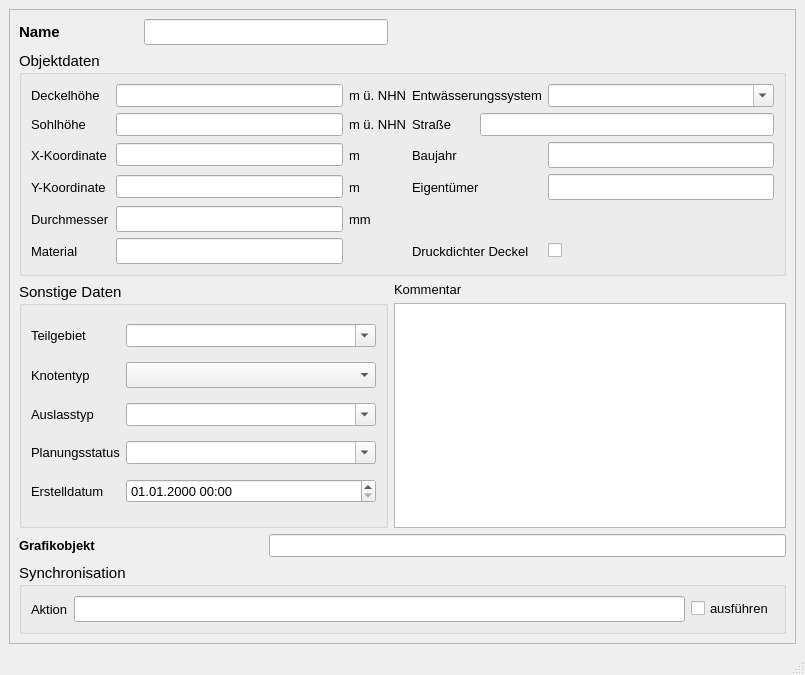
<?xml version="1.0" encoding="UTF-8"?>
<ui version="4.0">
 <class>MainWindow</class>
 <widget class="QMainWindow" name="MainWindow">
  <property name="enabled">
   <bool>true</bool>
  </property>
  <property name="geometry">
   <rect>
    <x>0</x>
    <y>0</y>
    <width>805</width>
    <height>675</height>
   </rect>
  </property>
  <property name="minimumSize">
   <size>
    <width>670</width>
    <height>610</height>
   </size>
  </property>
  <property name="font">
   <font>
    <family>Tahoma</family>
    <pointsize>10</pointsize>
   </font>
  </property>
  <property name="windowTitle">
   <string>Auslass</string>
  </property>
  <widget class="QWidget" name="centralwidget">
   <layout class="QGridLayout" name="gridLayout">
    <item row="0" column="0">
     <widget class="QScrollArea" name="scrollArea">
      <property name="widgetResizable">
       <bool>true</bool>
      </property>
      <widget class="QWidget" name="scrollAreaWidgetContents">
       <property name="geometry">
        <rect>
         <x>0</x>
         <y>0</y>
         <width>781</width>
         <height>608</height>
        </rect>
       </property>
       <layout class="QGridLayout" name="gridLayout_2">
        <item row="0" column="0">
         <widget class="QLabel" name="label">
          <property name="font">
           <font>
            <family>Tahoma</family>
            <pointsize>11</pointsize>
            <weight>75</weight>
            <bold>true</bold>
           </font>
          </property>
          <property name="text">
           <string>Name</string>
          </property>
         </widget>
        </item>
        <item row="0" column="1" colspan="2">
         <widget class="QLineEdit" name="schnam">
          <property name="font">
           <font>
            <family>Tahoma</family>
            <pointsize>11</pointsize>
           </font>
          </property>
          <property name="toolTip">
           <string>&lt;html&gt;&lt;head/&gt;&lt;body&gt;&lt;p&gt;Eindeutige Bezeichnung&lt;/p&gt;&lt;/body&gt;&lt;/html&gt;</string>
          </property>
          <property name="statusTip">
           <string>Eindeutige Bezeichnung</string>
          </property>
         </widget>
        </item>
        <item row="1" column="0" colspan="4">
         <widget class="QGroupBox" name="groupBox_2">
          <property name="font">
           <font>
            <family>Tahoma</family>
            <pointsize>11</pointsize>
           </font>
          </property>
          <property name="title">
           <string>Objektdaten</string>
          </property>
          <layout class="QGridLayout" name="gridLayout_3">
           <item row="0" column="0">
            <widget class="QLabel" name="label_17">
             <property name="font">
              <font>
               <family>Tahoma</family>
               <pointsize>10</pointsize>
              </font>
             </property>
             <property name="text">
              <string>Deckelhöhe</string>
             </property>
            </widget>
           </item>
           <item row="0" column="1">
            <widget class="QLineEdit" name="deckelhoehe">
             <property name="font">
              <font>
               <family>Tahoma</family>
               <pointsize>10</pointsize>
              </font>
             </property>
             <property name="toolTip">
              <string>&lt;html&gt;&lt;head/&gt;&lt;body&gt;&lt;p&gt;i.d.R. Geländehöhe&lt;/p&gt;&lt;/body&gt;&lt;/html&gt;</string>
             </property>
             <property name="statusTip">
              <string>i.d.R. Geländehöhe</string>
             </property>
            </widget>
           </item>
           <item row="0" column="2">
            <widget class="QLabel" name="label_21">
             <property name="font">
              <font>
               <family>Tahoma</family>
               <pointsize>10</pointsize>
              </font>
             </property>
             <property name="text">
              <string>m ü. NHN</string>
             </property>
            </widget>
           </item>
           <item row="0" column="3" colspan="2">
            <widget class="QLabel" name="label_44">
             <property name="font">
              <font>
               <family>Tahoma</family>
               <pointsize>10</pointsize>
              </font>
             </property>
             <property name="text">
              <string>Entwässerungssystem</string>
             </property>
            </widget>
           </item>
           <item row="0" column="5">
            <widget class="QComboBox" name="entwart">
             <property name="font">
              <font>
               <family>Tahoma</family>
               <pointsize>10</pointsize>
              </font>
             </property>
             <property name="toolTip">
              <string>&lt;html&gt;&lt;head/&gt;&lt;body&gt;&lt;p&gt;vorh. Entwässerungssystem (z.B. Mischwasser, Regenwasser etc.)&lt;/p&gt;&lt;/body&gt;&lt;/html&gt;</string>
             </property>
             <property name="statusTip">
              <string>vorh. Entwässerungssystem (z.B. Mischwasser, Regenwasser etc.)</string>
             </property>
             <property name="editable">
              <bool>true</bool>
             </property>
            </widget>
           </item>
           <item row="1" column="0">
            <widget class="QLabel" name="label_4">
             <property name="font">
              <font>
               <family>Tahoma</family>
               <pointsize>10</pointsize>
              </font>
             </property>
             <property name="text">
              <string>Sohlhöhe</string>
             </property>
            </widget>
           </item>
           <item row="1" column="1">
            <widget class="QLineEdit" name="sohlhoehe">
             <property name="font">
              <font>
               <family>Tahoma</family>
               <pointsize>10</pointsize>
              </font>
             </property>
             <property name="toolTip">
              <string/>
             </property>
             <property name="statusTip">
              <string/>
             </property>
            </widget>
           </item>
           <item row="1" column="2">
            <widget class="QLabel" name="label_20">
             <property name="font">
              <font>
               <family>Tahoma</family>
               <pointsize>10</pointsize>
              </font>
             </property>
             <property name="text">
              <string>m ü. NHN</string>
             </property>
            </widget>
           </item>
           <item row="1" column="3">
            <widget class="QLabel" name="label_2">
             <property name="font">
              <font>
               <family>Tahoma</family>
               <pointsize>10</pointsize>
              </font>
             </property>
             <property name="text">
              <string>Straße</string>
             </property>
            </widget>
           </item>
           <item row="1" column="4" colspan="2">
            <widget class="QLineEdit" name="strasse">
             <property name="font">
              <font>
               <family>Tahoma</family>
               <pointsize>10</pointsize>
              </font>
             </property>
             <property name="toolTip">
              <string/>
             </property>
             <property name="statusTip">
              <string/>
             </property>
            </widget>
           </item>
           <item row="2" column="0">
            <widget class="QLabel" name="label_22">
             <property name="font">
              <font>
               <family>Tahoma</family>
               <pointsize>10</pointsize>
              </font>
             </property>
             <property name="text">
              <string>X-Koordinate</string>
             </property>
            </widget>
           </item>
           <item row="2" column="1">
            <widget class="QLineEdit" name="x">
             <property name="font">
              <font>
               <family>Tahoma</family>
               <pointsize>10</pointsize>
              </font>
             </property>
             <property name="toolTip">
              <string>&lt;html&gt;&lt;head/&gt;&lt;body&gt;&lt;p&gt;Lage-Koordinate (im Projektionssystem des Layers)&lt;/p&gt;&lt;/body&gt;&lt;/html&gt;</string>
             </property>
             <property name="statusTip">
              <string>Lage-Koordinate (im Projektionssystem des Layers)</string>
             </property>
             <property name="readOnly">
              <bool>true</bool>
             </property>
            </widget>
           </item>
           <item row="2" column="2">
            <widget class="QLabel" name="label_13">
             <property name="font">
              <font>
               <family>Tahoma</family>
               <pointsize>10</pointsize>
              </font>
             </property>
             <property name="text">
              <string>m</string>
             </property>
            </widget>
           </item>
           <item row="2" column="3">
            <widget class="QLabel" name="label_6">
             <property name="font">
              <font>
               <family>Tahoma</family>
               <pointsize>10</pointsize>
              </font>
             </property>
             <property name="text">
              <string>Baujahr</string>
             </property>
            </widget>
           </item>
           <item row="2" column="5">
            <widget class="QLineEdit" name="baujahr">
             <property name="toolTip">
              <string/>
             </property>
             <property name="statusTip">
              <string/>
             </property>
            </widget>
           </item>
           <item row="3" column="0">
            <widget class="QLabel" name="label_19">
             <property name="font">
              <font>
               <family>Tahoma</family>
               <pointsize>10</pointsize>
              </font>
             </property>
             <property name="text">
              <string>Y-Koordinate</string>
             </property>
            </widget>
           </item>
           <item row="3" column="1">
            <widget class="QLineEdit" name="y">
             <property name="font">
              <font>
               <family>Tahoma</family>
               <pointsize>10</pointsize>
              </font>
             </property>
             <property name="toolTip">
              <string>&lt;html&gt;&lt;head/&gt;&lt;body&gt;&lt;p&gt;Lage-Koordinate (für Deutschland z.B ETRS89 / UTM Zone 32N) &lt;/p&gt;&lt;/body&gt;&lt;/html&gt;</string>
             </property>
             <property name="statusTip">
              <string>Lage-Koordinate (für Deutschland z.B ETRS89 / UTM Zone 32N)</string>
             </property>
             <property name="readOnly">
              <bool>true</bool>
             </property>
            </widget>
           </item>
           <item row="3" column="2">
            <widget class="QLabel" name="label_18">
             <property name="font">
              <font>
               <family>Tahoma</family>
               <pointsize>10</pointsize>
              </font>
             </property>
             <property name="text">
              <string>m</string>
             </property>
            </widget>
           </item>
           <item row="3" column="3" colspan="2">
            <widget class="QLabel" name="label_7">
             <property name="font">
              <font>
               <family>Tahoma</family>
               <pointsize>10</pointsize>
              </font>
             </property>
             <property name="text">
              <string>Eigentümer</string>
             </property>
            </widget>
           </item>
           <item row="3" column="5">
            <widget class="QLineEdit" name="eigentum">
             <property name="toolTip">
              <string/>
             </property>
             <property name="statusTip">
              <string/>
             </property>
            </widget>
           </item>
           <item row="4" column="0">
            <widget class="QLabel" name="label_23">
             <property name="font">
              <font>
               <family>Tahoma</family>
               <pointsize>10</pointsize>
              </font>
             </property>
             <property name="text">
              <string>Durchmesser</string>
             </property>
            </widget>
           </item>
           <item row="4" column="1">
            <widget class="QLineEdit" name="durchm">
             <property name="toolTip">
              <string/>
             </property>
             <property name="statusTip">
              <string/>
             </property>
            </widget>
           </item>
           <item row="4" column="2">
            <widget class="QLabel" name="label_25">
             <property name="font">
              <font>
               <family>Tahoma</family>
               <pointsize>10</pointsize>
              </font>
             </property>
             <property name="text">
              <string>mm</string>
             </property>
            </widget>
           </item>
           <item row="5" column="0">
            <widget class="QLabel" name="label_24">
             <property name="font">
              <font>
               <family>Tahoma</family>
               <pointsize>10</pointsize>
              </font>
             </property>
             <property name="text">
              <string>Material</string>
             </property>
            </widget>
           </item>
           <item row="5" column="1">
            <widget class="QLineEdit" name="material">
             <property name="toolTip">
              <string>&lt;html&gt;&lt;head/&gt;&lt;body&gt;&lt;p&gt;Material des Schachtes (z.B. Beton, Gussstahl etc.)&lt;/p&gt;&lt;/body&gt;&lt;/html&gt;</string>
             </property>
             <property name="statusTip">
              <string>Material des Schachtes (z.B. Beton, Gussstahl etc.)</string>
             </property>
            </widget>
           </item>
           <item row="5" column="3" colspan="2">
            <widget class="QLabel" name="label_8">
             <property name="font">
              <font>
               <family>Tahoma</family>
               <pointsize>10</pointsize>
              </font>
             </property>
             <property name="text">
              <string>Druckdichter Deckel</string>
             </property>
            </widget>
           </item>
           <item row="5" column="5">
            <widget class="QCheckBox" name="druckdicht">
             <property name="toolTip">
              <string/>
             </property>
             <property name="statusTip">
              <string/>
             </property>
             <property name="text">
              <string/>
             </property>
            </widget>
           </item>
          </layout>
         </widget>
        </item>
        <item row="2" column="0" rowspan="2" colspan="3">
         <widget class="QGroupBox" name="groupBox_3">
          <property name="font">
           <font>
            <family>Tahoma</family>
            <pointsize>11</pointsize>
           </font>
          </property>
          <property name="title">
           <string>Sonstige Daten</string>
          </property>
          <layout class="QGridLayout" name="gridLayout_4">
           <item row="0" column="0">
            <widget class="QLabel" name="label_15">
             <property name="font">
              <font>
               <family>Tahoma</family>
               <pointsize>10</pointsize>
              </font>
             </property>
             <property name="text">
              <string>Teilgebiet</string>
             </property>
             <property name="buddy">
              <cstring>simstatus</cstring>
             </property>
            </widget>
           </item>
           <item row="0" column="1">
            <widget class="QComboBox" name="teilgebiet">
             <property name="font">
              <font>
               <family>Tahoma</family>
               <pointsize>10</pointsize>
              </font>
             </property>
             <property name="toolTip">
              <string>&lt;html&gt;&lt;head/&gt;&lt;body&gt;&lt;p&gt;Zuordnung zu definiertem Teilgebiet&lt;/p&gt;&lt;/body&gt;&lt;/html&gt;</string>
             </property>
             <property name="statusTip">
              <string>Zuordnung zu definiertem Teilgebiet</string>
             </property>
             <property name="editable">
              <bool>true</bool>
             </property>
            </widget>
           </item>
           <item row="1" column="0">
            <widget class="QLabel" name="label_26">
             <property name="font">
              <font>
               <family>Tahoma</family>
               <pointsize>10</pointsize>
              </font>
             </property>
             <property name="text">
              <string>Knotentyp</string>
             </property>
             <property name="buddy">
              <cstring>simstatus</cstring>
             </property>
            </widget>
           </item>
           <item row="1" column="1">
            <widget class="QComboBox" name="knotentyp">
             <property name="toolTip">
              <string>&lt;html&gt;&lt;head/&gt;&lt;body&gt;&lt;p&gt;Besondere Lage im Kanalnetz (z.B. Anfangsschacht)&lt;/p&gt;&lt;/body&gt;&lt;/html&gt;</string>
             </property>
             <property name="statusTip">
              <string>Besondere Lage im Kanalnetz (z.B. Anfangsschacht)</string>
             </property>
            </widget>
           </item>
           <item row="2" column="0">
            <widget class="QLabel" name="label_40">
             <property name="font">
              <font>
               <family>Tahoma</family>
               <pointsize>10</pointsize>
              </font>
             </property>
             <property name="text">
              <string>Auslasstyp</string>
             </property>
            </widget>
           </item>
           <item row="2" column="1">
            <widget class="QComboBox" name="auslasstyp">
             <property name="font">
              <font>
               <family>Tahoma</family>
               <pointsize>10</pointsize>
              </font>
             </property>
             <property name="toolTip">
              <string>&lt;html&gt;&lt;head/&gt;&lt;body&gt;&lt;p&gt;Auslasstyp (z.B. frei, normal, konstant, etc.)&lt;/p&gt;&lt;/body&gt;&lt;/html&gt;</string>
             </property>
             <property name="statusTip">
              <string>Auslasstyp (z.B. frei, normal, konstant, etc.)</string>
             </property>
             <property name="editable">
              <bool>true</bool>
             </property>
            </widget>
           </item>
           <item row="3" column="0">
            <widget class="QLabel" name="label_16">
             <property name="font">
              <font>
               <family>Tahoma</family>
               <pointsize>10</pointsize>
              </font>
             </property>
             <property name="text">
              <string>Planungsstatus</string>
             </property>
             <property name="buddy">
              <cstring>simstatus</cstring>
             </property>
            </widget>
           </item>
           <item row="3" column="1">
            <widget class="QComboBox" name="simstatus">
             <property name="enabled">
              <bool>true</bool>
             </property>
             <property name="font">
              <font>
               <family>Tahoma</family>
               <pointsize>10</pointsize>
              </font>
             </property>
             <property name="toolTip">
              <string>&lt;html&gt;&lt;head/&gt;&lt;body&gt;&lt;p&gt;aktueller Status (z.B. vorhanden, in Planung, etc.)&lt;/p&gt;&lt;/body&gt;&lt;/html&gt;</string>
             </property>
             <property name="statusTip">
              <string>aktueller Status (z.B. vorhanden, in Planung, etc.)</string>
             </property>
             <property name="editable">
              <bool>true</bool>
             </property>
            </widget>
           </item>
           <item row="4" column="0">
            <widget class="QLabel" name="label_71">
             <property name="font">
              <font>
               <family>Tahoma</family>
               <pointsize>10</pointsize>
              </font>
             </property>
             <property name="text">
              <string>Erstelldatum</string>
             </property>
            </widget>
           </item>
           <item row="4" column="1">
            <widget class="QgsDateTimeEdit" name="createdat">
             <property name="minimumSize">
              <size>
               <width>250</width>
               <height>0</height>
              </size>
             </property>
             <property name="font">
              <font>
               <family>Tahoma</family>
               <pointsize>10</pointsize>
              </font>
             </property>
             <property name="currentSection">
              <enum>QDateTimeEdit::DaySection</enum>
             </property>
             <property name="displayFormat">
              <string>dd.MM.yyyy HH:mm</string>
             </property>
            </widget>
           </item>
          </layout>
         </widget>
        </item>
        <item row="2" column="3">
         <widget class="QLabel" name="label_14">
          <property name="font">
           <font>
            <family>Tahoma</family>
            <pointsize>10</pointsize>
           </font>
          </property>
          <property name="text">
           <string>Kommentar</string>
          </property>
         </widget>
        </item>
        <item row="3" column="3">
         <widget class="QTextEdit" name="kommentar">
          <property name="minimumSize">
           <size>
            <width>0</width>
            <height>0</height>
           </size>
          </property>
          <property name="font">
           <font>
            <family>Tahoma</family>
            <pointsize>10</pointsize>
           </font>
          </property>
          <property name="toolTip">
           <string>&lt;html&gt;&lt;head/&gt;&lt;body&gt;&lt;p&gt;Platz für zusätzliche Kommentare&lt;/p&gt;&lt;/body&gt;&lt;/html&gt;</string>
          </property>
          <property name="statusTip">
           <string>Platz für zusätzliche Kommentare</string>
          </property>
         </widget>
        </item>
        <item row="4" column="0" colspan="2">
         <widget class="QLabel" name="label_27">
          <property name="font">
           <font>
            <family>Tahoma</family>
            <pointsize>10</pointsize>
            <weight>75</weight>
            <bold>true</bold>
           </font>
          </property>
          <property name="text">
           <string>Grafikobjekt</string>
          </property>
         </widget>
        </item>
        <item row="4" column="2" colspan="2">
         <widget class="QLineEdit" name="objekt">
          <property name="toolTip">
           <string>&lt;html&gt;&lt;head/&gt;&lt;body&gt;&lt;p&gt;Textbeschreibung (WKT) des Grafikobjekts&lt;/p&gt;&lt;/body&gt;&lt;/html&gt;</string>
          </property>
          <property name="statusTip">
           <string>Textbeschreibung des Grafikobjekts</string>
          </property>
         </widget>
        </item>
        <item row="5" column="0" colspan="4">
         <widget class="QGroupBox" name="groupBox_sync">
          <property name="font">
           <font>
            <family>Tahoma</family>
            <pointsize>11</pointsize>
           </font>
          </property>
          <property name="title">
           <string>Synchronisation</string>
          </property>
          <layout class="QGridLayout" name="gridLayout_5">
           <item row="0" column="0">
            <widget class="QLabel" name="label_28">
             <property name="font">
              <font>
               <family>Tahoma</family>
               <pointsize>10</pointsize>
              </font>
             </property>
             <property name="text">
              <string>Aktion</string>
             </property>
            </widget>
           </item>
           <item row="0" column="1">
            <widget class="QLineEdit" name="aktion">
             <property name="toolTip">
              <string>&lt;html&gt;&lt;head/&gt;&lt;body&gt;&lt;p&gt;Maßnahme zur Synchronisation&lt;/p&gt;&lt;/body&gt;&lt;/html&gt;</string>
             </property>
             <property name="statusTip">
              <string>Maßnahme zur Synchronisation</string>
             </property>
            </widget>
           </item>
           <item row="0" column="2">
            <widget class="QCheckBox" name="status">
             <property name="font">
              <font>
               <family>Tahoma</family>
               <pointsize>10</pointsize>
              </font>
             </property>
             <property name="toolTip">
              <string>Synchronisation aktivieren</string>
             </property>
             <property name="statusTip">
              <string>Synchronisation aktivieren</string>
             </property>
             <property name="text">
              <string>ausführen</string>
             </property>
            </widget>
           </item>
          </layout>
         </widget>
        </item>
       </layout>
      </widget>
     </widget>
    </item>
   </layout>
  </widget>
  <widget class="QMenuBar" name="menubar">
   <property name="geometry">
    <rect>
     <x>0</x>
     <y>0</y>
     <width>805</width>
     <height>22</height>
    </rect>
   </property>
  </widget>
  <widget class="QStatusBar" name="statusbar"/>
 </widget>
 <customwidgets>
  <customwidget>
   <class>QgsDateTimeEdit</class>
   <extends>QDateTimeEdit</extends>
   <header>qgsdatetimeedit.h</header>
  </customwidget>
 </customwidgets>
 <tabstops>
  <tabstop>schnam</tabstop>
  <tabstop>auslasstyp</tabstop>
  <tabstop>x</tabstop>
  <tabstop>y</tabstop>
  <tabstop>sohlhoehe</tabstop>
  <tabstop>deckelhoehe</tabstop>
  <tabstop>simstatus</tabstop>
  <tabstop>entwart</tabstop>
  <tabstop>teilgebiet</tabstop>
  <tabstop>strasse</tabstop>
  <tabstop>createdat</tabstop>
  <tabstop>kommentar</tabstop>
 </tabstops>
 <resources/>
 <connections/>
</ui>
